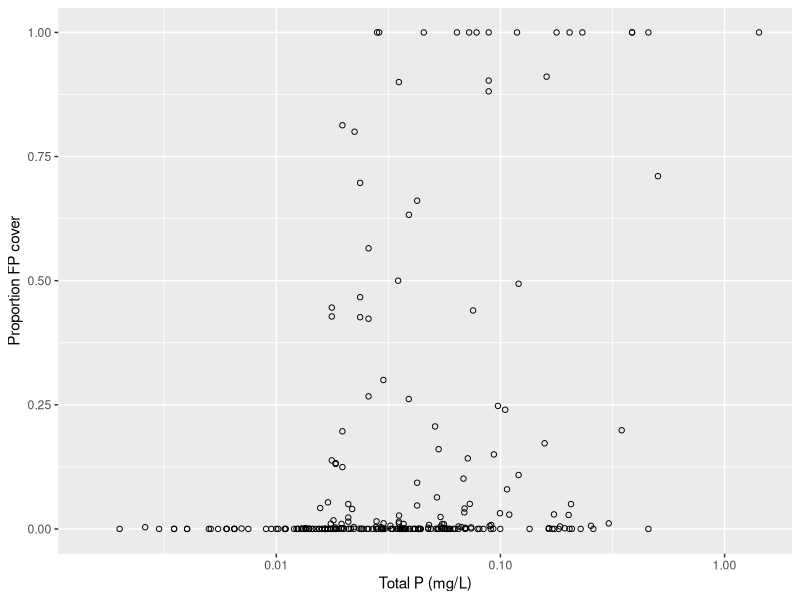

R code for this plot: (Note: this script raises an error after producing the figure.)
#############################################
# ANALYSIS OF CT & LI DUCKWEED SURVEY DATA  #
#                                           #
# 3/13/14 - response to HJL comments        #
#############################################
library(ggplot2)
###########################################################################################
# include 8 waterbodies that shift as separate points in Fig. 1
###########################################################################################
dataSHIFTStwice = read.csv("survey analysis shiftsoccurtwice.csv") # import data matrix 

# plot the data 
j <- ggplot(data=dataSHIFTStwice, aes(x=TOTP_avg,y=FPcover_max)) + geom_point(shape=1) 
j <- j + xlab("Total P (mg/L)") + ylab("Proportion FP cover")
j <- j + scale_x_log10() 
j

###########################################################################################
# Fit mixed distribution to frequency data - Fig. 2 - compare two- vs. one-distribution
###########################################################################################


###########################################################################################
# Include ponds w/o FP in analyses - Fig. 1
###########################################################################################
# plot the data 
c <- ggplot(data=dataONEperpond, aes(x=TOTP_avg,y=FPcover_max)) + geom_point(shape=1) 
c <- c + xlab("Total P (mg/L)") + ylab("Proportion FP cover")
c <- c + scale_x_log10() 
c

# logistic regression
glmFPTOTPbinomial <- glm(FPcover_max ~ TOTP_avg, family=binomial, data=dataONEperpond)
summary(glmFPTOTPbinomial) 

# segmented logistic regression
breaks <- dataONEperpond$TOTP_avg[which(dataONEperpond$TOTP_avg >= 0.00001 & dataONEperpond$TOTP_avg <= 0.2)]    # create a vector to hold potential breakpoints 
mse <- numeric(length(breaks)) # create a blank vector to hold MSE     
for(i in 1:length(breaks)){ # loop over all of the potential breakpoints & actually try them out in a lm()
  piecewise <- glm(FPcover_max ~ TOTP_avg*(TOTP_avg < breaks[i]) + TOTP_avg*(TOTP_avg>=breaks[i]), family = binomial, data=dataONEperpond)
  mse[i] <- summary(piecewise)[4] # If this is a lm() I should index [6], if it's a glm() I should index [4]
}
mse <- as.numeric(mse) # converts list to numeric 
breakpoint05<-breaks[which(mse==min(mse))] # picks the breakpoint with the lowest mse
breakpoint05

# Add new variables to the data frame - used to plot the segmented data in ggplot2
dataONEperpond$breakpoint05 <- ifelse(dataONEperpond$TOTP_avg <= breakpoint05, "below", "above")

# re-run the glm() using this breakpoint 
segmented.glmFPsmallTOTPbinomial2 <- glm(FPcover_max ~ TOTP_avg*(TOTP_avg<breakpoint05) + TOTP_avg*(TOTP_avg>=breakpoint05), family=binomial, data=dataONEperpond)
summary(segmented.glmFPsmallTOTPbinomial)     
rm(breaks,mse,breakpoint05,piecewise) # clean up your workspace 

# plot the segmented logistic regression - dataONEperpond
b2allponds <- ggplot(data=dataONEperpond, aes(x=TOTP_avg,y=FPcover_max)) + geom_point() 
b2allponds <- b2allponds + stat_smooth(method=glm, family=binomial, se=F,aes(fill=factor(breakpoint05)))
b2allponds <- b2allponds + xlab("Total P (mg/L)") + ylab("Floating plant cover(%)")
b2allponds <- b2allponds + geom_vline(xintercept=breakpoint02,colour="red",size=1,linetype="longdash") # add vertical line @ threshold value 
b2allponds <- b2allponds + scale_x_log10()
b2allponds <- b2allponds + theme(legend.position="none")
y_breaks <- seq(0,1,0.25)
y_labels <- as.character(y_breaks*100)
b2allponds <- b2allponds + scale_y_continuous(breaks=y_breaks,labels=y_labels)
b2allponds <- b2allponds + theme_classic(base_size=18) + theme(legend.position="none")
b2allponds <- b2allponds + theme(axis.title.y=element_blank())
b2allponds

# partitioned logistic regression 
# Add new variables to the data frame just for plotting the partitioned data in ggplot2
# partition data: FPcover_max >= 0.6666 and FPcover_max < 0.6666 
dataONEperpond$third <- ifelse(dataONEperpond$FPcover_max >= 0.6666, "greater", "lesser")

# partitioned 33:67 y-variable 
glmupperthird <- glm(FPcover_max ~ TOTP_avg, family = binomial, data = subset(dataONEperpond, dataONEperpond$FPcover_max >= 0.6666)) 
glmlowerthird <- glm(FPcover_max ~ TOTP_avg, family = binomial, data = subset(dataONEperpond, dataONEperpond$FPcover_max < 0.6666)) 
summary(glmupperthird)
summary(glmlowerthird)

# plot it
b3allponds <- ggplot(dataONEperpond,aes(x=TOTP_avg,y=FPcover_max)) + geom_point() 
b3allponds <- b3allponds + stat_smooth(method=glm, family=binomial, se=F,aes(fill=factor(third))) 
b3allponds <- b3allponds + xlab("Total P (mg/L)") + ylab("Floating plant cover(%)")
b3allponds <- b3allponds + scale_x_log10()
b3allponds <- b3allponds + theme(legend.position="none")
y_breaks <- seq(0,1,0.25)
y_labels <- as.character(y_breaks*100)
b3allponds <- b3allponds + scale_y_continuous(breaks=y_breaks,labels=y_labels)
b3allponds <- b3allponds + geom_vline(xintercept=0.01972,colour="red",size=1,linetype="longdash") # add vertical line @ lower threshold value 
b3allponds <- b3allponds + geom_vline(xintercept=0.2151,colour="red",size=1,linetype="longdash") # add vertical line @ upper threshold value 
b3allponds <- b3allponds + theme_classic(base_size=18) + theme(legend.position="none")
b3allponds <- b3allponds + theme(axis.title.y=element_blank())
b3allponds 


###########################################################################################
# Include ponds w/o FP in analyses - Fig. 2
###########################################################################################
dataONEperpond$FPcover_max_percent <- dataONEperpond$FPcover_max*100 
hist(dataONEperpond$FPcover_max_percent)
e <- ggplot(data=dataONEperpond, aes(x=FPcover_max, fill=as.factor(FP_species_richness))) + geom_bar(stat="bin", binwidth = 0.1) 
e